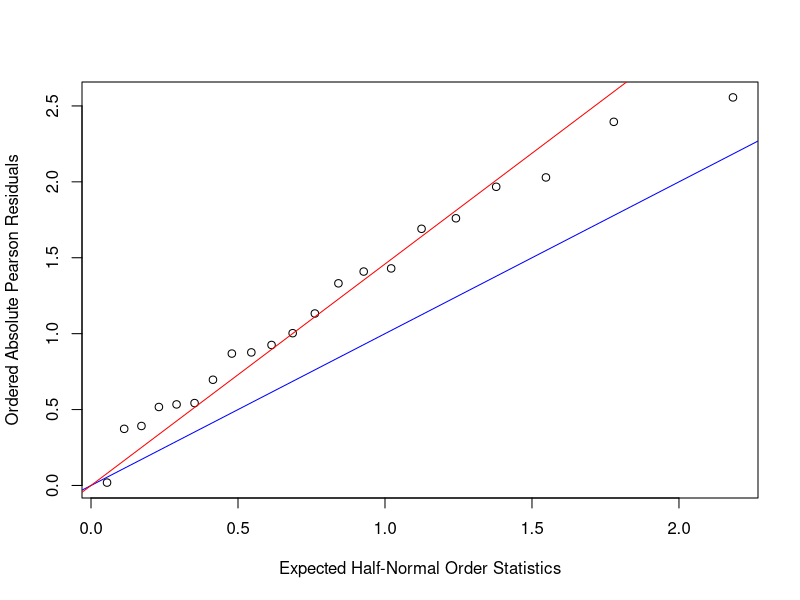

The R source for this figure:
## ---- chunk 1
library(tidyverse)
library(psych)
## ---- chunk 2
age <- rep(c(25, 35, 45, 55, 65, 75), 2)
case <- c(1, 4, 25, 42, 19, 5, 0, 5, 21, 34, 36, 8)
control <- c(9, 26, 29, 27, 18, 0, 106, 164, 138, 139, 88, 31)
exposure <- c(rep(1, 6), rep(0 , 6))

y1 <- cbind(case, control)

logit_fit = glm(y1 ~ exposure + age, family = binomial(link='logit'))

summary(logit_fit)
## ---- chunk 3
age_group <- c(1:6) %>% 
  as.factor()
 
dummy <- dummy.code(age_group)

a1 <- rep(dummy[,1], 2)
a2 <- rep(dummy[,2], 2)
a3 <- rep(dummy[,3], 2)
a4 <- rep(dummy[,4], 2)
a5 <- rep(dummy[,5], 2)
a6 <- rep(dummy[,6], 2)

fit0 = glm(y1 ~ a1 + a2 + a3 + a4 + a5 + a6, family = binomial(link = 'logit'))

summary(fit0)

fit0$deviance


fit1 = glm(y1 ~ exposure + a1 + a2 + a3 + a4 + a5 + a6, family = binomial(link = 'logit'))

summary(fit1)

fit1$deviance
## ---- chunk 4
extract = c(rep(1, 5), rep(0, 6), rep(1, 5), rep(0,5))
seed = c(rep(1, 11), rep(0, 10))

germination = c(10, 23, 23, 26, 17, 5, 53, 55, 32, 46, 10, 8, 10, 8, 23, 0, 3, 22, 15, 32, 3)
batch = c(39, 62, 81, 51, 39, 6, 74, 72, 51, 79, 13, 16, 30, 28, 45, 4, 12, 41, 30, 51, 7)

seed_fit = glm(cbind(germination, batch - germination) ~ extract + seed, family = binomial(link = 'logit'))

summary(seed_fit)

seed_fit$deviance

# pearson chisq
sum(residuals(seed_fit,type='pearson')^2)
## ---- chunk 5
# dispersion parameter
g = sum(residuals(seed_fit,type='pearson')^2)

phi = g / (21 - 3)

tilde_phi = seed_fit$deviance / seed_fit$residual
## ---- chunk 6
# half-normal plot
residual = residuals(seed_fit,type='pearson')

plot(qnorm((21+1:21+0.5)/(2*21+1.125)),sort(abs(residual)),
     xlab = 'Expected Half-Normal Order Statistics',
     ylab = 'Ordered Absolute Pearson Residuals')
     
abline(a = 0, b = 1, col = 'blue')
abline(a = 0, b = sqrt(phi), col = 'red')
## ---- chunk 7
# fit model with constant over-dispersion
summary(seed_fit, dispersion = phi)

# goodness of fit
1 - pchisq(seed_fit$deviance/phi, 21-3)
